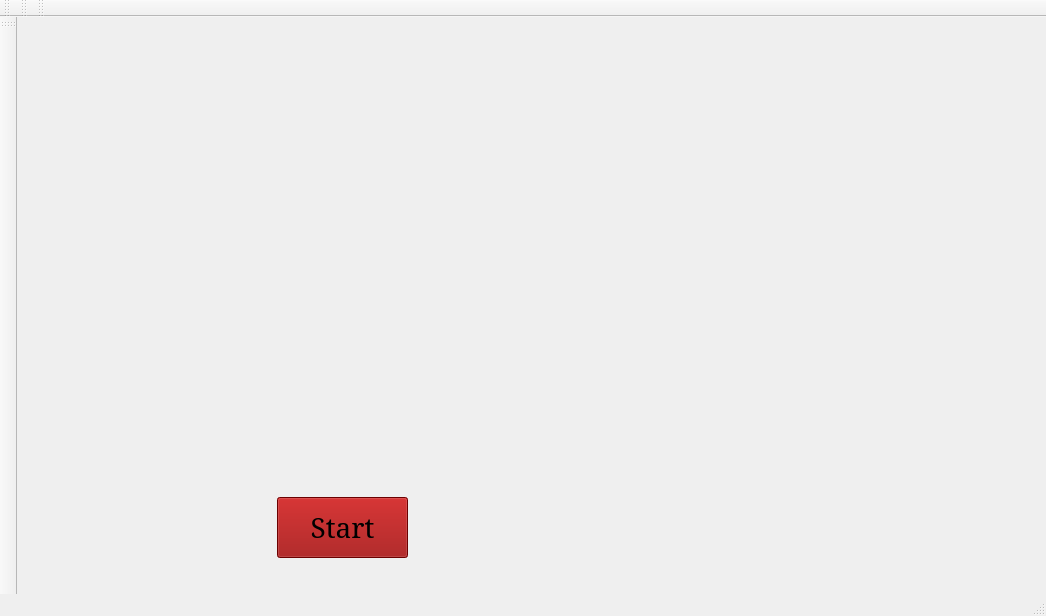
<?xml version="1.0" encoding="UTF-8"?>
<ui version="4.0">
 <class>MainGUI</class>
 <widget class="QMainWindow" name="MainGUI">
  <property name="geometry">
   <rect>
    <x>0</x>
    <y>0</y>
    <width>1046</width>
    <height>616</height>
   </rect>
  </property>
  <property name="windowTitle">
   <string>MainGUI</string>
  </property>
  <property name="autoFillBackground">
   <bool>true</bool>
  </property>
  <property name="styleSheet">
   <string notr="true"/>
  </property>
  <widget class="QWidget" name="centralwidget">
   <widget class="QLabel" name="web_cam_label">
    <property name="geometry">
     <rect>
      <x>40</x>
      <y>30</y>
      <width>571</width>
      <height>431</height>
     </rect>
    </property>
    <property name="autoFillBackground">
     <bool>true</bool>
    </property>
    <property name="text">
     <string/>
    </property>
   </widget>
   <widget class="QPushButton" name="startButton">
    <property name="geometry">
     <rect>
      <x>260</x>
      <y>480</y>
      <width>131</width>
      <height>61</height>
     </rect>
    </property>
    <property name="font">
     <font>
      <family>Serif</family>
      <pointsize>21</pointsize>
     </font>
    </property>
    <property name="styleSheet">
     <string notr="true">QWidget#startButton {
    background-color: rgb(150, 0, 0)
	
}</string>
    </property>
    <property name="text">
     <string>Start</string>
    </property>
   </widget>
  </widget>
  <widget class="QStatusBar" name="statusbar"/>
  <widget class="QToolBar" name="toolBar">
   <property name="windowTitle">
    <string>toolBar</string>
   </property>
   <attribute name="toolBarArea">
    <enum>TopToolBarArea</enum>
   </attribute>
   <attribute name="toolBarBreak">
    <bool>false</bool>
   </attribute>
  </widget>
  <widget class="QToolBar" name="toolBar_2">
   <property name="windowTitle">
    <string>toolBar_2</string>
   </property>
   <attribute name="toolBarArea">
    <enum>TopToolBarArea</enum>
   </attribute>
   <attribute name="toolBarBreak">
    <bool>false</bool>
   </attribute>
  </widget>
  <widget class="QToolBar" name="toolBar_3">
   <property name="windowTitle">
    <string>toolBar_3</string>
   </property>
   <attribute name="toolBarArea">
    <enum>TopToolBarArea</enum>
   </attribute>
   <attribute name="toolBarBreak">
    <bool>false</bool>
   </attribute>
  </widget>
  <widget class="QToolBar" name="toolBar_4">
   <property name="windowTitle">
    <string>toolBar_4</string>
   </property>
   <attribute name="toolBarArea">
    <enum>LeftToolBarArea</enum>
   </attribute>
   <attribute name="toolBarBreak">
    <bool>false</bool>
   </attribute>
  </widget>
 </widget>
 <resources/>
 <connections/>
</ui>
